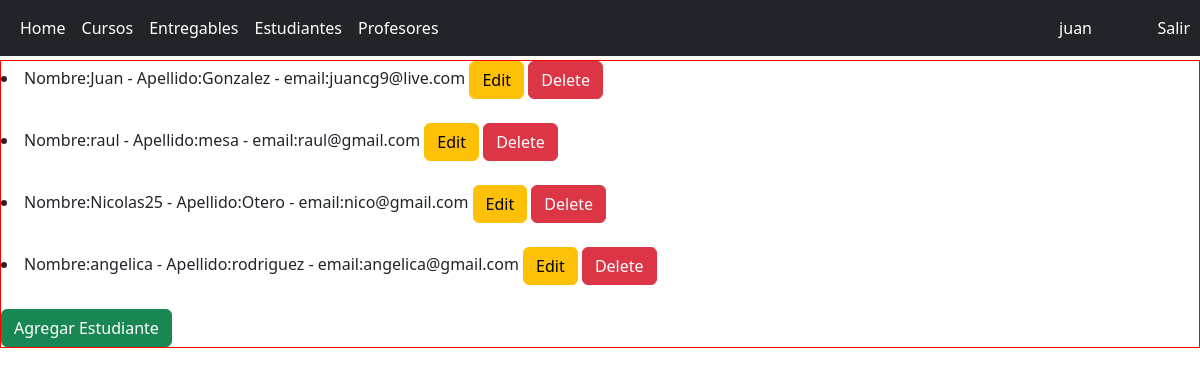
The page /AppCoder/read_estudiantes/ (signed in) on the database its author committed.
### AppCoder/models.py (models this page shows)
class Estudiante(models.Model):
    nombre = models.CharField(max_length=30)
    apellido = models.CharField(max_length=30)
    email = models.EmailField()
    def __str__(self):
        return f"Nombre:{self.nombre} - Apellido:{self.apellido} - email:{self.email}"

### AppCoder/views.py (the view)
# urls.py: path('read_estudiantes/', read_estudiantes),
def read_estudiantes(request):
    estudiantes = Estudiante.objects.all()   # trae toda la info
    return render(request, "estudiantesCRUD/read_estudiantes.html", {"estudiantes": estudiantes})

### AppCoder/template/estudiantesCRUD/read_estudiantes.html (shortened to what this page needs)
{% extends "../home.html" %}
{% load static %}
{% block contenido %}
    {% for estudiante in estudiantes %}
        <li>
            {{ estudiante }}
            <a href="/AppCoder/update_estudiantes/{{estudiante.id}}" class="btn btn-warning">Edit</a>
            <a href="/AppCoder/delete_estudiantes/{{estudiante.id}}" class="btn btn-danger">Delete</a>
        </li>
        <br>
    {% endfor %}
    <a class="btn btn-success" href="/AppCoder/create_estudiantes/">Agregar Estudiante</a>
{% endblock %}

### AppCoder/template/home.html (shortened to what this page needs)
<!DOCTYPE html>
<html lang="en">
<head>
    {% load static %}
    <link rel="stylesheet" href="{%static 'css/bootstrap.min.css'%}">
    <link rel="stylesheet" href="{%static 'css/myestilo.css'%}">
</head>
<body>
    <nav class="navbar navbar-expand-md navbar-dark fixed-top bg-dark">
        <div class="container-fluid">
          <div class="collapse navbar-collapse" id="navbarCollapse">
            <ul class="navbar-nav me-auto mb-2 mb-md-0">
              <li class="nav-item">
                <a class="nav-link active" aria-current="page" href="/AppCoder/home">Home</a>
              </li>
              <li class="nav-item">
                <a class="nav-link active" aria-current="page" href="/AppCoder/cursos">Cursos</a>
              </li>
              <li class="nav-item">
                <a class="nav-link active" aria-current="page" href="/AppCoder/entregables">Entregables</a>
              </li>
              <li class="nav-item">
                <a class="nav-link active" aria-current="page" href="/AppCoder/read_estudiantes">Estudiantes</a>
              </li>
              <li class="nav-item">
                <a class="nav-link active" aria-current="page" href="/AppCoder/profesores">Profesores</a>
              </li>
              <li class="nav-item" style="position: absolute; right: 100px">
                <a class="nav-link active" aria-current="page" href="/AppCoder/perfil/">{{ user.username }}</a>
              </li>
              <li class="nav-item" style="position: absolute; right: 2px">
                <a class="nav-link active" aria-current="page" href="/AppCoder/logout/">Salir</a>
              </li>
            </ul>
          </div>
        </div>
      </nav>
    <div class="contenido1">
        {% block contenido %}{% endblock %}
    </div>
</body>
</html>

### AppCoder/static/css/myestilo.css (style rules this page uses)
.contenido1 { position: relative; top: 60px; border: 1px solid red; }

### rows shown on the page
Estudiante: nombre+apellido+email "Nombre:Juan - Apellido:Gonzalez - email:juancg9@live.com"
Estudiante: nombre+apellido+email "Nombre:raul - Apellido:mesa - email:raul@gmail.com"
Estudiante: nombre+apellido+email "Nombre:Nicolas25 - Apellido:Otero - email:nico@gmail.com"
Estudiante: nombre+apellido+email "Nombre:angelica - Apellido:rodriguez - email:angelica@gmail.com"

### other values the page prints
{{ user.username }} "juan"
